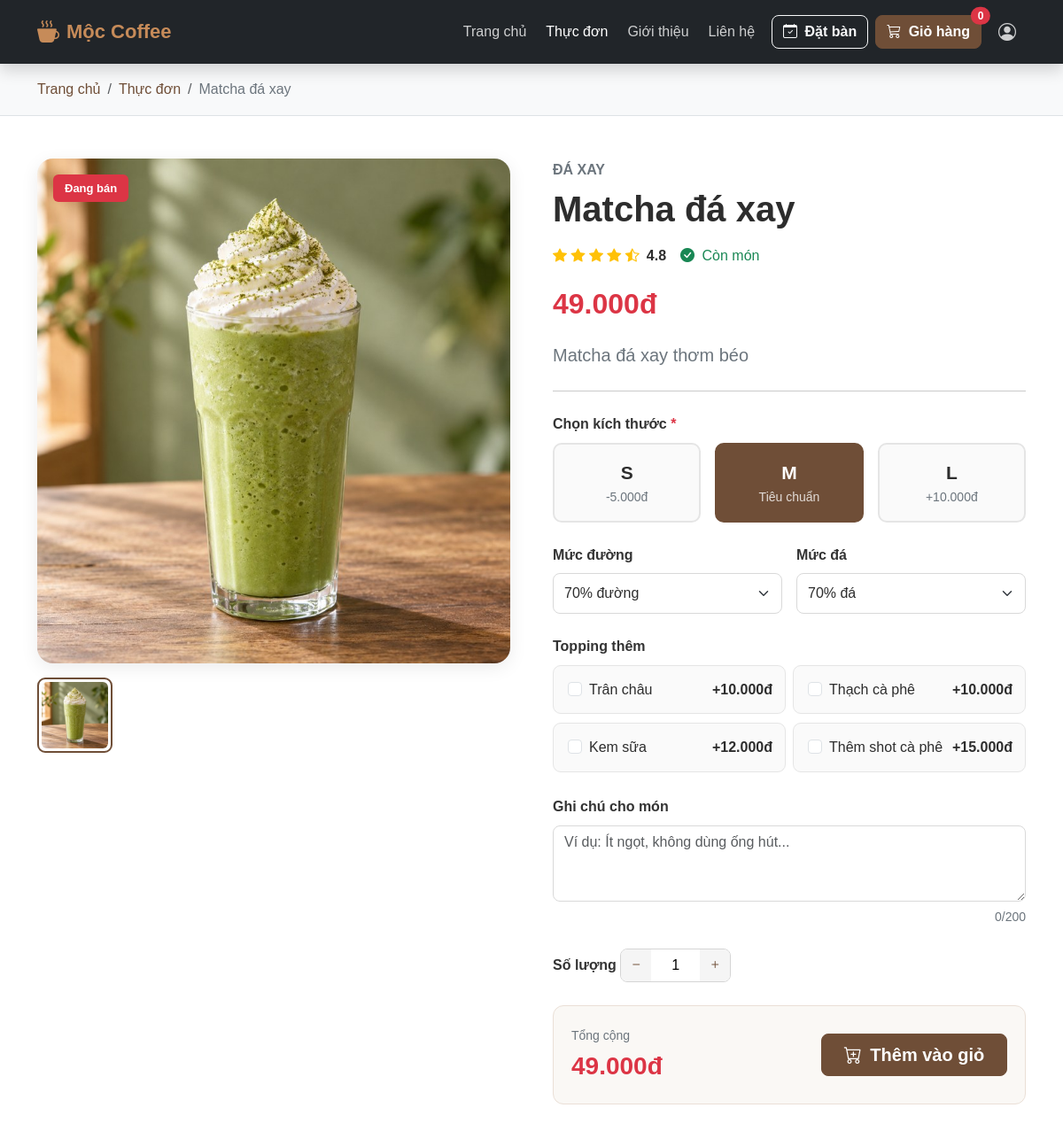
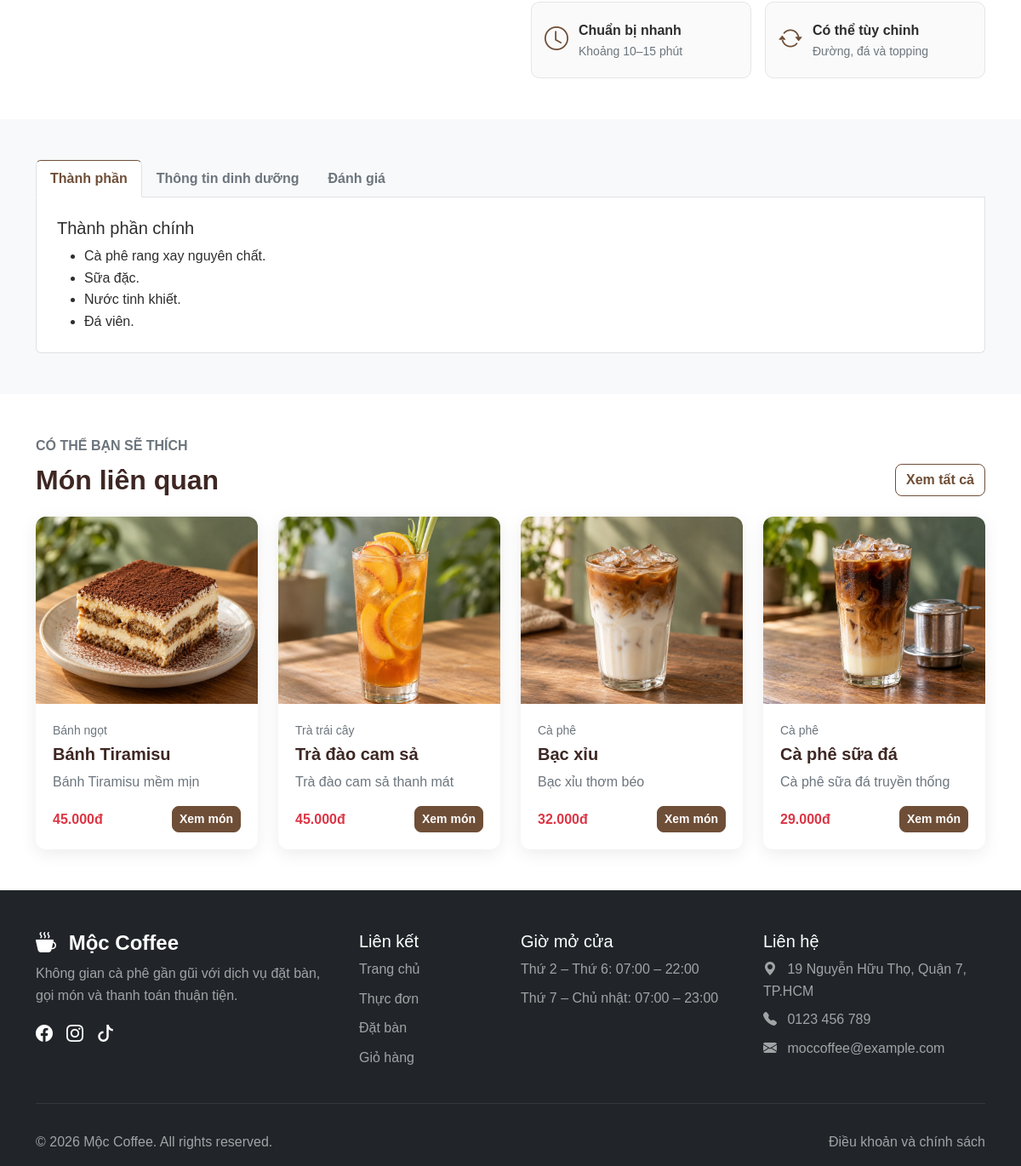
The page /pages/product-detail.php?id=4 on the database its author committed (2 pictures, top to bottom).
### tables this page shows
CREATE TABLE IF NOT EXISTS products (
    id INT UNSIGNED AUTO_INCREMENT PRIMARY KEY,
    category_id INT UNSIGNED NOT NULL,
    name VARCHAR(150) NOT NULL,
    slug VARCHAR(170) NOT NULL UNIQUE,
    description TEXT,
    price DECIMAL(12, 2) NOT NULL DEFAULT 0,
    image VARCHAR(255),
    status TINYINT(1) NOT NULL DEFAULT 1,
    created_at TIMESTAMP NOT NULL DEFAULT CURRENT_TIMESTAMP,
    updated_at TIMESTAMP NOT NULL DEFAULT CURRENT_TIMESTAMP ON UPDATE CURRENT_TIMESTAMP,
    CONSTRAINT fk_products_categories FOREIGN KEY (category_id)
        REFERENCES categories(id) ON UPDATE CASCADE ON DELETE RESTRICT
);

CREATE TABLE IF NOT EXISTS categories (
    id INT UNSIGNED AUTO_INCREMENT PRIMARY KEY,
    name VARCHAR(100) NOT NULL,
    slug VARCHAR(120) NOT NULL UNIQUE,
    description TEXT,
    status TINYINT(1) NOT NULL DEFAULT 1,
    created_at TIMESTAMP NOT NULL DEFAULT CURRENT_TIMESTAMP,
    updated_at TIMESTAMP NOT NULL DEFAULT CURRENT_TIMESTAMP ON UPDATE CURRENT_TIMESTAMP
);

### pages/product-detail.php (the view, shortened to what the rows shown need)
<?php
require_once __DIR__ . '/../includes/init.php';
$productId = filter_input(
    INPUT_GET,
    'id',
    FILTER_VALIDATE_INT
);
$productStatement = $pdo->prepare(
    "SELECT
        p.id,
        p.category_id,
        p.name,
        p.slug,
        p.description,
        p.price,
        p.image,
        c.name AS category_name
     FROM products AS p
     INNER JOIN categories AS c
        ON c.id = p.category_id
     WHERE p.id = :product_id
       AND p.status = 1
       AND c.status = 1
     LIMIT 1"
);
$productStatement->execute([
    'product_id' => $productId,
]);
$product = $productStatement->fetch();
$relatedStatement = $pdo->prepare(
    "SELECT
        p.id,
        p.name,
        p.description,
        p.price,
        p.image,
        c.name AS category_name
     FROM products AS p
     INNER JOIN categories AS c
        ON c.id = p.category_id
     WHERE p.id <> :product_id
       AND p.status = 1
       AND c.status = 1
     ORDER BY
        (p.category_id = :category_id) DESC,
        p.id DESC
     LIMIT 4"
);
$relatedStatement->execute([
    'product_id' => $productId,
    'category_id' => (int) $product['category_id'],
]);
$relatedProducts = $relatedStatement->fetchAll();
$productImageUrl = static function (?string $image): string {
    $image = trim((string) $image);
    if ($image === '') {
        return '../assets/images/products/default-product.jpg';
    }
    if (filter_var($image, FILTER_VALIDATE_URL)) {
        return $image;
    }
    if (strpos($image, '/uploads/') === 0) {
        return '../backend' . $image;
    }
    return '../assets/images/products/' . basename($image);
};
$mainImageUrl = $productImageUrl(
    $product['image'] ?? null
);
$productDescription = trim(
    (string) ($product['description'] ?? '')
);
?>
<!DOCTYPE html>
<html lang="vi">
<head>
  <link href="https://cdn.jsdelivr.net/npm/bootstrap@5.3.3/dist/css/bootstrap.min.css" rel="stylesheet" />
  <link rel="stylesheet" href="https://cdn.jsdelivr.net/npm/bootstrap-icons@1.11.3/font/bootstrap-icons.min.css" />
  <link rel="stylesheet" href="../assets/css/style.css" />
  <link rel="stylesheet" href="../assets/css/responsive.css" />
</head>
<body>
  <main class="product-detail-page">
    <section class="bg-light border-bottom product-breadcrumb">
      <div class="container py-3">
        <nav aria-label="breadcrumb">
          <ol class="breadcrumb mb-0">
            <li class="breadcrumb-item">
              <a href="../index.php">Trang chủ</a>
            </li>
            <li class="breadcrumb-item">
              <a href="menu.php">Thực đơn</a>
            </li>
            <li id="breadcrumb-product-name" class="breadcrumb-item active" aria-current="page">
              <?=
  htmlspecialchars(
      $product['name'],
      ENT_QUOTES,
      'UTF-8'
  )
?>
            </li>
          </ol>
        </nav>
      </div>
    </section>
<section class="py-5">
  <div class="container">
    <div class="row g-5">
      <div class="col-12 col-lg-6">
        <div class="product-detail-image-wrapper">
          <img
            id="product-main-image"
            src="<?=
              htmlspecialchars(
                  $mainImageUrl,
                  ENT_QUOTES,
                  'UTF-8'
              )
            ?>"
            class="img-fluid product-detail-image"
            alt="<?=
              htmlspecialchars(
                  $product['name'],
                  ENT_QUOTES,
                  'UTF-8'
              )
            ?>"
            onerror="
              this.onerror = null;
              this.src =
                '../assets/images/products/default-product.jpg';
            "
          >
          <span
            class="badge bg-danger product-detail-badge"
          >
            Đang bán
          </span>
        </div>
        <div class="d-flex gap-3 mt-3">
          <button
            type="button"
            class="product-thumbnail active"
          >
            <img
              src="<?=
                htmlspecialchars(
                    $mainImageUrl,
                    ENT_QUOTES,
                    'UTF-8'
                )
              ?>"
              alt="<?=
                htmlspecialchars(
                    $product['name'],
                    ENT_QUOTES,
                    'UTF-8'
                )
              ?>"
            >
          </button>
        </div>
      </div>
      <div class="col-12 col-lg-6">
        <form
          id="product-option-form"
          method="POST"
          action="../actions/cart-add.php"
        >
          <p
            class="text-uppercase text-secondary
                   fw-semibold mb-2"
          >
            <?=
              htmlspecialchars(
                  $product['category_name'],
                  ENT_QUOTES,
                  'UTF-8'
              )
            ?>
          </p>
          <h1 class="display-6 fw-bold mb-3">
            <?=
              htmlspecialchars(
                  $product['name'],
                  ENT_QUOTES,
                  'UTF-8'
              )
            ?>
          </h1>
          <div
            class="d-flex flex-wrap
                   align-items-center gap-2 mb-3"
          >
            <div class="text-warning">
            </div>
            <strong>4.8</strong>
            <span class="text-success">
            </span>
          </div>
          <div class="mb-3">
            <span
              id="product-price"
              class="fs-2 fw-bold text-danger"
            >
              <?=
                number_format(
                    (float) $product['price'],
                    0,
                    ',',
                    '.'
                )
              ?>đ
            </span>
          </div>
          <p class="text-secondary fs-5">
            <?=
              htmlspecialchars(
                  $productDescription,
                  ENT_QUOTES,
                  'UTF-8'
              )
            ?>
          </p>
          <hr class="my-4">
          <div class="mb-4">
            <label class="form-label fw-bold">
            </label>
            <div class="row g-3">
            </div>
          </div>
          <div class="row g-3 mb-4">
            <div class="col-12 col-md-6">
            </div>
            <div class="col-12 col-md-6">
            </div>
          </div>
          <div class="mb-4">
            <label class="form-label fw-bold">
            </label>
            <div class="row g-2">
            </div>
          </div>
          <div class="mb-4">
            <label
              for="product-note"
              class="form-label fw-bold"
            >
            </label>
            <textarea
              id="product-note"
              name="note"
              class="form-control"
              rows="3"
              maxlength="200"
              placeholder="Ví dụ: Ít ngọt, không dùng ống hút..."
            ></textarea>
            <div class="text-end mt-1">
            </div>
          </div>
          <div class="mb-4">
            <label class="form-label fw-bold">
            </label>
            <div
              class="quantity-control
                     product-quantity-control"
            >
            </div>
          </div>
          <div class="product-action-box">
            <div>
            </div>
            <button
              type="submit"
              class="btn btn-coffee btn-lg"
            >
            </button>
          </div>
        </form>
      </div>
    </div>
  </div>
</section>
    <section class="py-5 bg-light">
      <div class="container">
        <div class="tab-content bg-white border border-top-0 rounded-bottom p-4">
          <div class="tab-pane fade show active" id="ingredients-content" role="tabpanel"
            aria-labelledby="ingredients-tab" tabindex="0">
            <h2 class="h5">Thành phần chính</h2>
          </div>
        </div>
      </div>
    </section>
<section class="py-5">
  <div class="container">
    <div
      class="d-flex justify-content-between
             align-items-end mb-4"
    >
      <div>
        <h2 class="section-title mb-0">
          Món liên quan
        </h2>
      </div>
    </div>
    <?php if (empty($relatedProducts)): ?>
      <div class="alert alert-info text-center">
        Chưa có sản phẩm liên quan.
      </div>
    <?php else: ?>
      <div class="row g-4">
        <?php foreach ($relatedProducts as $relatedProduct): ?>
          <?php
          $relatedImageUrl = $productImageUrl(
              $relatedProduct['image'] ?? null
          );
          $relatedDescription = trim(
              (string) (
                  $relatedProduct['description'] ?? ''
              )
          );
          ?>
          <div class="col-12 col-sm-6 col-lg-3">
            <article class="card product-card h-100">
              <img
                src="<?=
                  htmlspecialchars(
                      $relatedImageUrl,
                      ENT_QUOTES,
                      'UTF-8'
                  )
                ?>"
                class="card-img-top"
                alt="<?=
                  htmlspecialchars(
                      $relatedProduct['name'],
                      ENT_QUOTES,
                      'UTF-8'
                  )
                ?>"
                onerror="
                  this.onerror = null;
                  this.src =
                    '../assets/images/products/default-product.jpg';
                "
              >
              <div class="card-body d-flex flex-column">
                <p class="small text-secondary mb-1">
                  <?=
                    htmlspecialchars(
                        $relatedProduct['category_name'],
                        ENT_QUOTES,
                        'UTF-8'
                    )
                  ?>
                </p>
                <h3 class="h5">
                  <?=
                    htmlspecialchars(
                        $relatedProduct['name'],
                        ENT_QUOTES,
                        'UTF-8'
                    )
                  ?>
                </h3>
                <p class="text-secondary">
                  <?=
                    htmlspecialchars(
                        $relatedDescription,
                        ENT_QUOTES,
                        'UTF-8'
                    )
                  ?>
                </p>
                <div
                  class="d-flex justify-content-between
                         align-items-center mt-auto"
                >
                  <strong class="text-danger">
                    <?=
                      number_format(
                          (float) $relatedProduct['price'],
                          0,
                          ',',
                          '.'
                      )
                    ?>đ
                  </strong>
                  <a
                    href="product-detail.php?id=<?=
                      (int) $relatedProduct['id']
                    ?>"
                    class="btn btn-sm btn-coffee"
                  >
                    Xem món
                  </a>
                </div>
              </div>
            </article>
          </div>
        <?php endforeach; ?>
      </div>
    <?php endif; ?>
  </div>
</section>
  </main>
  <footer class="bg-dark text-white pt-5">
    <div class="container">
      <div class="row g-4">
        <div class="col-12 col-md-6 col-lg-4">
          <h2 class="h4 fw-bold">
            <i class="bi bi-cup-hot-fill me-2"></i>
            Mộc Coffee
          </h2>
        </div>
      </div>
    </div>
  </footer>
</body>
</html>
</html>

### rows shown on the page
products: name "Matcha đá xay", image (picture), category.name "ĐÁ XAY", price "49.000", description "Matcha đá xay thơm béo"
products: image (picture), category.name "Bánh ngọt", name "Bánh Tiramisu", description "Bánh Tiramisu mềm mịn", price "45.000"
products: image (picture), category.name "Trà trái cây", name "Trà đào cam sả", description "Trà đào cam sả thanh mát", price "45.000"
products: image (picture), category.name "Cà phê", name "Bạc xỉu", description "Bạc xỉu thơm béo", price "32.000"
products: image (picture), category.name "Cà phê", name "Cà phê sữa đá", description "Cà phê sữa đá truyền thống", price "29.000"

### other values the page prints
$cartCount "0"
